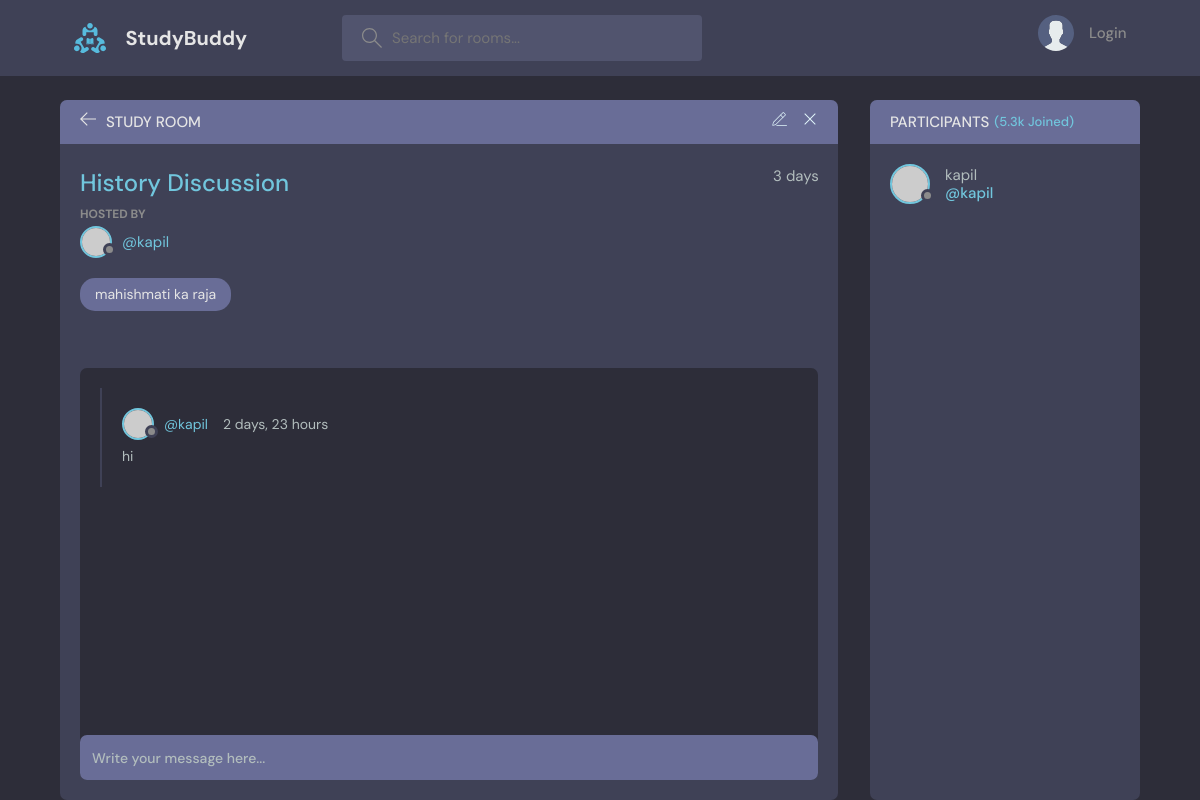
Before: /room/7/ with the older database file.
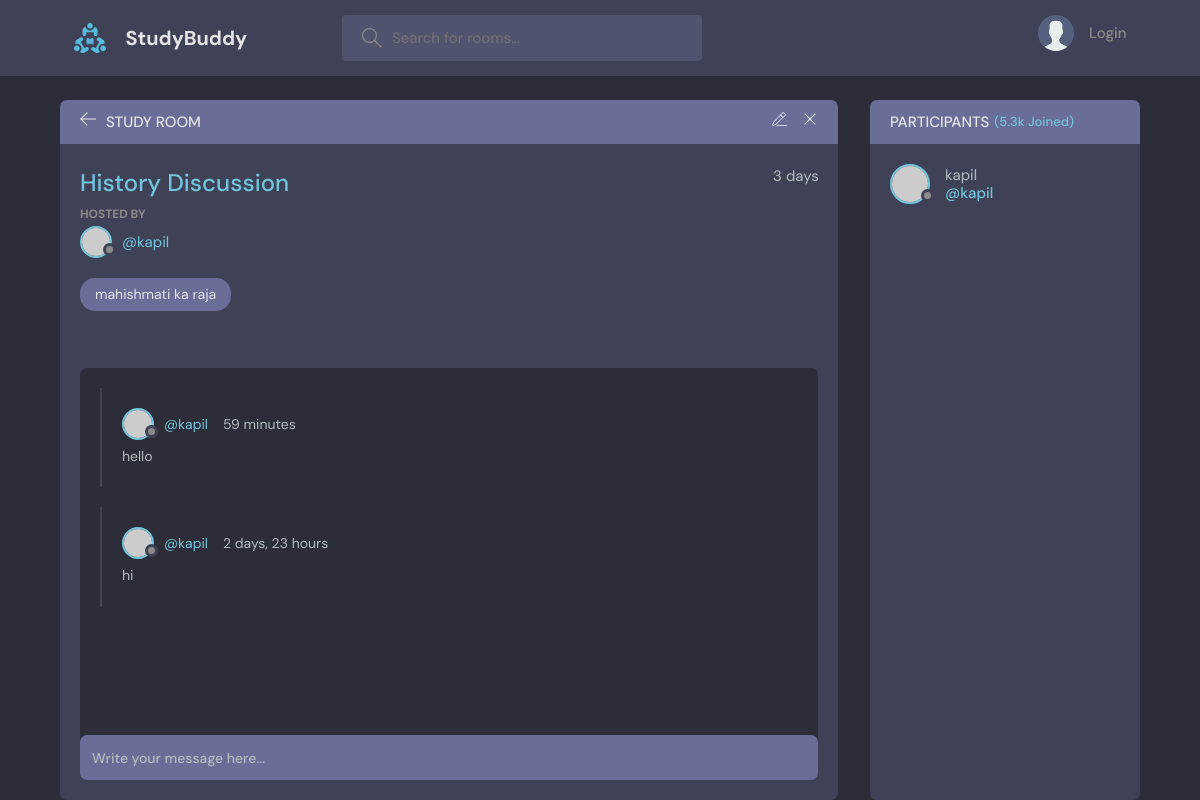
After: the same page with the newer database file.
### base/models.py (models this page shows, shortened)
class Room(models.Model):
    host=models.ForeignKey(User,on_delete=models.SET_NULL, null=True)
    topic=models.ForeignKey(Topic, on_delete=models.SET_NULL, null=True)
    name=models.CharField(max_length=100)
    description=models.TextField(null=True , blank=True)
    participants=models.ManyToManyField(User, related_name='participants',blank=True)
    updated=models.DateTimeField(auto_now=True)
    created=models.DateTimeField(auto_now_add=True)
    class Meta():
        ordering= ['-updated','-created']

class Topic(models.Model):
    name=models.CharField(max_length=200)
    def __str__(self):
        return self.name

class Message(models.Model):
    user=models.ForeignKey(User,on_delete=models.CASCADE, default=True)
    room=models.ForeignKey(Room, on_delete=models.CASCADE )
    body=models.TextField()
    updated=models.DateTimeField(auto_now=True)
    created=models.DateTimeField(auto_now_add=True)
    class Meta():
        ordering= ['-updated','-created']

### base/views.py (the view, shortened to what this page needs)
# urls.py: path('room/<str:pk>/', views.room, name='room'),
def room(request,pk):
    room=Room.objects.get(id=pk)
    room_messages=room.message_set.all()
    participants=room.participants.all()
    context={'room':room,'room_messages':room_messages,'participants':participants}
    return render(request,'base/room.html',context)

### base/templates/base/room.html (shortened to what this page needs)
{% extends 'main.html' %}
{% block content %}
    <main class="profile-page layout layout--2">
      <div class="container">
        <div class="room">
          <div class="room__top">
            <div class="room__topLeft">
              <a href="{% url 'home' %}">
                <svg version="1.1" xmlns="http://www.w3.org/2000/svg" width="32" height="32" viewBox="0 0 32 32">
                  <title>arrow-left</title>
                  <path
                    d="M13.723 2.286l-13.723 13.714 13.719 13.714 1.616-1.611-10.96-10.96h27.625v-2.286h-27.625l10.965-10.965-1.616-1.607z"
                  ></path>
                </svg>
              </a>
              <h3>Study Room</h3>
            </div>
            <div class="room__topRight">
              <a href="{% url 'update-form' room.id %}">
              </a>
              <a href="{% url 'delete-room' room.id %}">
                <svg version="1.1" xmlns="http://www.w3.org/2000/svg" width="32" height="32" viewBox="0 0 32 32">
                  <title>remove</title>
                  <path
                    d="M27.314 6.019l-1.333-1.333-9.98 9.981-9.981-9.981-1.333 1.333 9.981 9.981-9.981 9.98 1.333 1.333 9.981-9.98 9.98 9.98 1.333-1.333-9.98-9.98 9.98-9.981z"
                  ></path>
                </svg>
              </a>
            </div>
          </div>
          <div class="room__box scroll">
            <div class="room__header scroll">
              <div class="room__info">
                <h3>{{room.name}}</h3>
                <span>{{room.created|timesince}}</span>
              </div>
              <div class="room__hosted">
                <p>Hosted By</p>
                <a href="{% url 'user-profile' user.id %}" class="room__author">
                  <div class="avatar avatar--small">
                    <img src="https://randomuser.me/api/portraits/men/37.jpg" />
                  </div>
                  <span>@{{room.host}}</span>
                </a>
              </div>
              <span class="room__topics">{{room.topic}}</span>
            </div>
            <div class="room__conversation">
              <div class="threads scroll">
                {% for message in room_messages %}
                <div class="thread">
                  <div class="thread__top">
                    <div class="thread__author">
                      <a href="{% url 'user-profile' message.user.id %}" class="thread__authorInfo">
                        <div class="avatar avatar--small">
                          <img src="https://randomuser.me/api/portraits/men/37.jpg" />
                        </div>
                        <span>@{{message.user}}</span>
                      </a>
                      <span class="thread__date">{{message.updated|timesince}}</span>
                    </div>
                  </div>
                  <div class="thread__details">
                    {{message.body}}
                  </div>
                </div>
                {% endfor %}
              </div>
            </div>
          </div>
          <div class="room__message">
            <form action="#" method="post">
              <input name="body" placeholder="Write your message here..." />
            </form>
          </div>
        </div>
        <div class="participants">
          <h3 class="participants__top">Participants <span>(5.3k Joined)</span></h3>
          <div class="participants__list scroll">
            {% for user in participants %}
            <a href="{% url 'user-profile' user.id %}" class="participant">
              <div class="avatar avatar--medium">
                <img src="https://randomuser.me/api/portraits/men/37.jpg" />
              </div>
              <p>
                {{user}}
                <span>@{{user.username}}</span>
              </p>
            </a>
            {% endfor %}
          </div>
        </div>
      </div>
    </main>
    {% endblock %}

### templates/main.html (shortened to what this page needs)
<!DOCTYPE html>
{% load static %}
<html lang="en">
  <head>
    <link rel="stylesheet" href="{% static 'styles/style.css' %}" />
  </head>
  <body>
    {% include "navbar.html" %}
    {%block content%}
    {%endblock%}
</body>
</html>

### templates/navbar.html (shortened to what this page needs)
{% load static %}
<header class="header header--loggedIn">
    <div class="container">
      <a href="{% url 'home' %}" class="header__logo">
        <img src="{% static 'images/logo.svg'%}" />
        <h1>StudyBuddy</h1>
      </a>
      <form class="header__search">
        <label>
          <input placeholder="Search for rooms..." />
        </label>
      </form>
      <nav class="header__menu">
        {% if user.is_authenticated %}
        <div class="header__user">
          <a href="{% url 'update-profile' user.id %}">
            <div class="avatar avatar--medium active">
              <img src="https://randomuser.me/api/portraits/men/37.jpg" />
            </div>
            <p>{{user}} <span>@{{user.username}}</span></p>
          </a>
          <button class="dropdown-button">
            <svg version="1.1" xmlns="http://www.w3.org/2000/svg" width="32" height="32" viewBox="0 0 32 32">
              <title>chevron-down</title>
              <path d="M16 21l-13-13h-3l16 16 16-16h-3l-13 13z"></path>
            </svg>
          </button>
        </div>
        {% else %}
          <a href="{% url 'login' %}">
            <img src="{% static 'images/avatar.svg' %}" />
            <p>Login</p>
          </a>
        {% endif %}
      </nav>
    </div>
  </header>

Changed rows visible on the page:
added Message: user "kapil", updated "59 minutes", body "hello"
